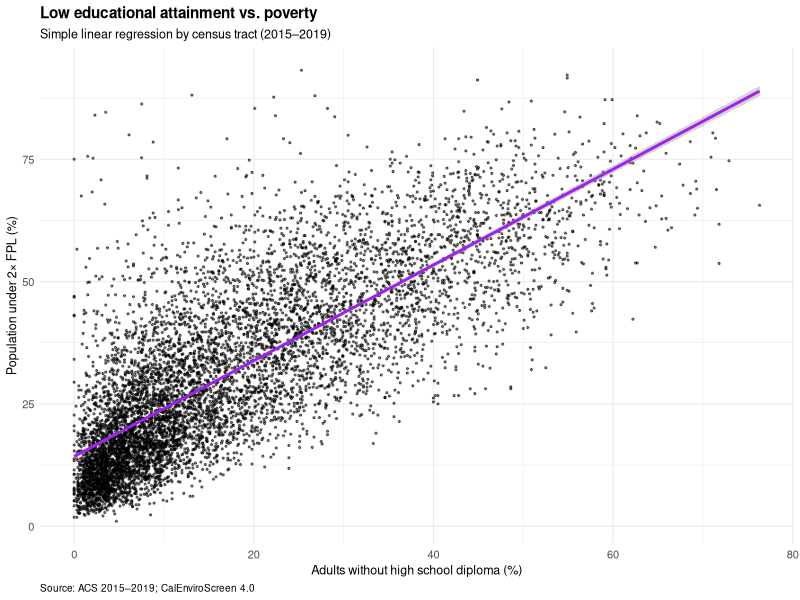
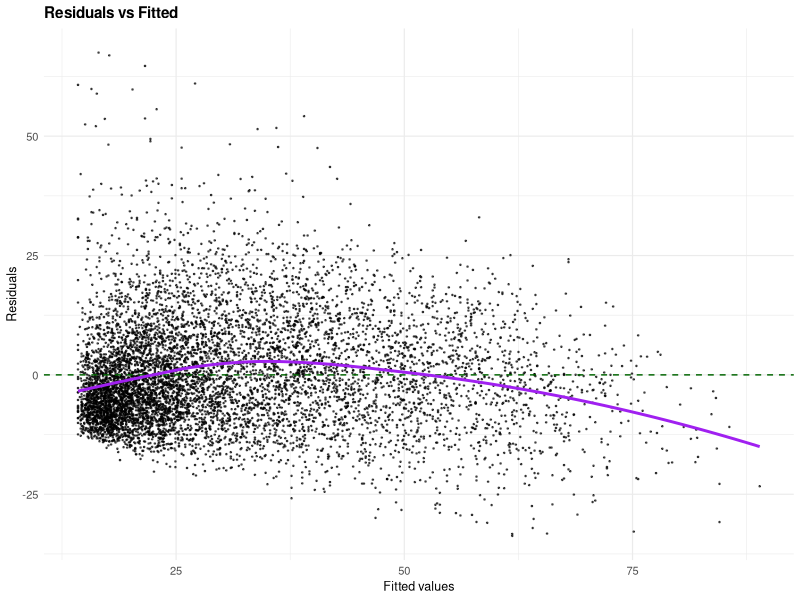
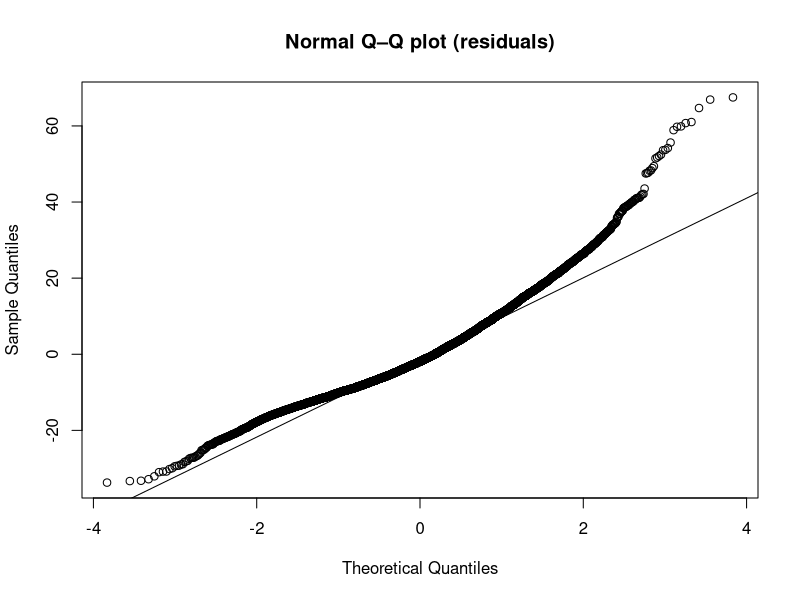
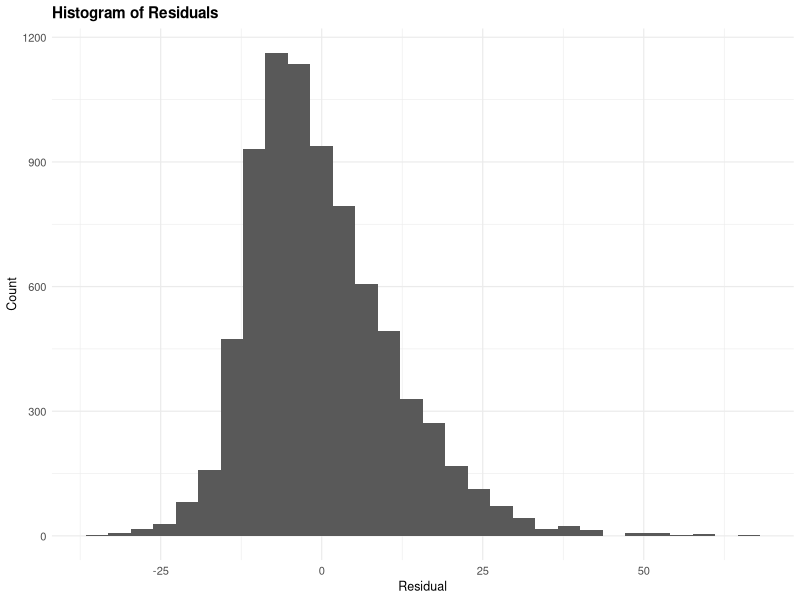
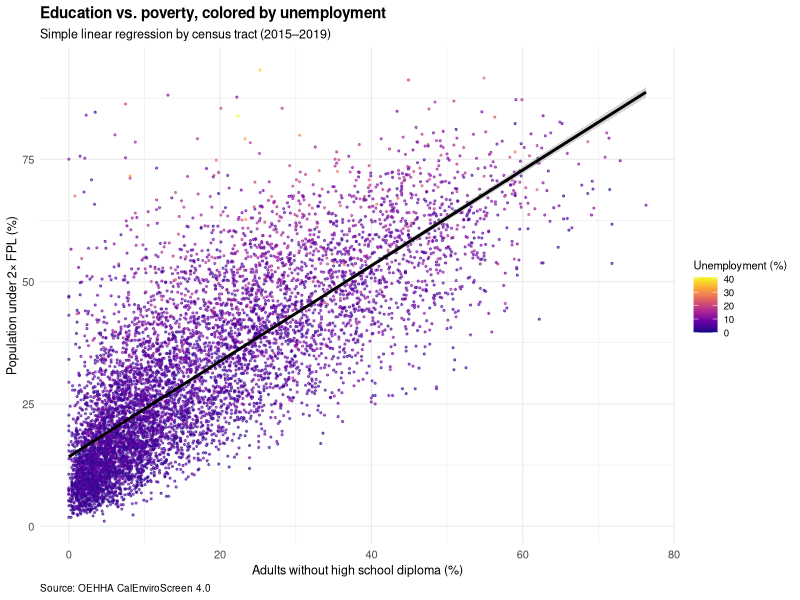

Generate these figures, in order, with R:
## ---- chunk 1
#libraries
library(dplyr)
library(ggplot2)
library(broom)
library(readr)
library(knitr)

#load data
ces_df <- read.csv("CalEnviroScreen_4.0_data.csv") #CalEnviroScreen (ces) dataframe

#coerce to numeric & drop NAs
df_3vars <- ces_df %>%
  transmute(
    pov = suppressWarnings(as.numeric(pov)),
    edu = suppressWarnings(as.numeric(edu)),
    unemp = suppressWarnings(as.numeric(unemp))
  ) %>%
  filter(!is.na(pov), !is.na(edu), !is.na(unemp))

to_analyze_df <- ces_df %>%
transmute(
  pov = suppressWarnings(as.numeric(pov)),
  edu = suppressWarnings(as.numeric(edu))) %>%
filter(!is.na(pov), !is.na(edu))

# Set a global theme for all plots
theme_set(
  theme_minimal(base_size = 9) +
    theme(
      plot.title = element_text(face = "bold"),
      plot.caption = element_text(hjust = 0)
    )
)
theme_update(
  plot.title = element_text(face = "bold", size = 11),
  plot.subtitle= element_text(size = 9),
  axis.title = element_text(size = 9),
  axis.text = element_text(size = 8),
  legend.title = element_text(size = 8),
  legend.text = element_text(size = 7)
)

# Models
lm_fit <- lm(pov ~ edu, data=to_analyze_df) #predictor (x): edu, outcome (y): pov; simple linear regression (primary)
lm_fit2 <- lm(pov ~ edu + unemp, data=df_3vars) #predictor (x): edu, outcome (y): pov, for model with unemployment included 

# vars for inline references
n_obs    <- nobs(lm_fit)
coefs <- coef(lm_fit)
intercept <- coef(lm_fit)[1]
slope <- coef(lm_fit)[2] 
r2 <- summary(lm_fit)$r.squared
p_val <- broom::tidy(lm_fit) %>% 
  filter(term == "edu") %>% pull(p.value)

conf_int <- confint(lm_fit)["edu", ]

# Second model vars
n_obs2 <- stats::nobs(lm_fit2)
intercept2 <- coef(lm_fit2)[1]
slope2 <- coef(lm_fit2)["edu"]
r22 <- summary(lm_fit2)$r.squared

# Descriptive stats table
# Descriptive stats table
summ_tbl <- bind_rows(
  df_3vars |> summarize(
    Variable = "Poverty",
    Mean = mean(pov), SD = sd(pov), Min = min(pov),
    `25th` = quantile(pov, .25),
    Median = median(pov),
    `75th` = quantile(pov, .75),
    Max = max(pov)
  ),
  df_3vars |> summarize(
    Variable = "Low Education",
    Mean = mean(edu), SD = sd(edu), Min = min(edu),
    `25th` = quantile(edu, .25),
    Median = median(edu),
    `75th` = quantile(edu, .75),
    Max = max(edu)
  ),
  df_3vars |> summarize(
    Variable = "Unemployment",
    Mean = mean(unemp), SD = sd(unemp), Min = min(unemp),
    `25th` = quantile(unemp, .25),
    Median = median(unemp),
    `75th` = quantile(unemp, .75),
    Max = max(unemp)
  )
) |>
  dplyr::mutate(dplyr::across(Mean:Max, ~ round(.x, 2)))

# Single N for the whole table
N <- nrow(df_3vars)

# Formatted for printing (append % to distribution columns)
summ_tbl_fmt <- summ_tbl |>
  dplyr::mutate(
    dplyr::across(
      c(Mean, SD, Min, `25th`, Median, `75th`, Max),
      ~ sprintf("%.1f%%", .x)
    )
  )

## ---- chunk 2
library(kableExtra)

kable(
  summ_tbl_fmt,
  caption = paste0(
    "Descriptive statistics for ", N, " census tracts from the supplemental dataset including unemployment. Distributions represent tract-level rates (percentages) for each variable and summarize the mean, standard deviation, minimum, 25th percentile, median (50th percentile), 75th percentile, and maximum values."
  ),
  booktabs = TRUE,
  linesep = ""
) |>
  # group header over columns 2–8
  add_header_above(c(" " = 1, "Distribution (percent)" = 7)) |>
  kable_styling(
    full_width = FALSE,
    font_size = 8,
    latex_options = c("hold_position", "striped", "condensed", "scale_down")
  ) |>
  column_spec(1, width = "10em") |>
  # no vertical borders here
  column_spec(2:8, width = "3.5em")
## ---- chunk 3
# correlation matrix for the key variables 
cor_tbl <- cor(
  df_3vars[, c("pov", "edu", "unemp")],
  use = "pairwise.complete.obs"
)
## ---- chunk 4
#| fig-width: 5.25 #override to make bigger
#| fig-height: 3.2
#| fig-cap: !expr 'sprintf("California census tracts (2015–2019): each +1 pp in adults without HS diploma is associated with %.2f pp higher poverty (OLS). $R^2$ = %.2f.", slope, r2)'


eq_math <- sprintf("y == %.3f + %.3f * x ~ \",\" ~ R^2 == %.3f", intercept, slope, r2) # create equation text

#scatter plot with regression
ggplot(to_analyze_df, aes(edu, pov)) +
  geom_point(alpha = 0.5, size = 0.45) +
  geom_smooth(method = "lm", se = TRUE, color = "purple") +
  labs(
    title = "Low educational attainment vs. poverty",
    subtitle = "Simple linear regression by census tract (2015–2019)",
    x = "Adults without high school diploma (%)",
    y = "Population under 2× FPL (%)",
    caption = "Source: ACS 2015–2019; CalEnviroScreen 4.0"
  )
## ---- chunk 5
#| fig-cap: "Residuals vs. fitted values for the simple OLS (poverty ~ education). Each point shows how much the model’s prediction differs from the actual poverty rate for each census tract, and the purple line shows the general trend in these residuals. The point clustering and trend line curvature suggests the model may suggest dependence of errors and heteroscedasticity."
resid_df <- data.frame(.fitted = fitted(lm_fit), .resid = resid(lm_fit))
ggplot(resid_df, aes(.fitted, .resid)) +
  geom_point(alpha = .6, size = .25) +
  geom_hline(yintercept = 0, linetype = "dashed", color="darkgreen") +
  geom_smooth(method = "loess", se = FALSE, color = "purple") +
  labs(x = "Fitted values", y = "Residuals", title = "Residuals vs Fitted")
## ---- chunk 6
#| fig-cap: "Normal Q–Q plot of residuals. Points near the line indicate approximate normality; curvature indicates deviations from normality."
qqnorm(resid(lm_fit), main = "Normal Q–Q plot (residuals)")
qqline(resid(lm_fit))
## ---- chunk 7
#| fig-cap: "Histogram of residuals. A roughly bell-shaped, symmetric distribution supports the normal-errors assumption, skew indicates deviations from normality."

ggplot(data.frame(res = resid(lm_fit)), aes(x = res)) +
  geom_histogram(bins = 30) +
  labs(x = "Residual", y = "Count", title = "Histogram of Residuals")
## ---- chunk 8
#| fig-width: 5.25 
#| fig-height: 3.2 
#| fig-dpi: 300
#| fig-cap: !expr 'sprintf("California census tracts (2015–2019). Poverty is higher where educational attainment is lower: each +1 %% point in adults without a HS diploma is associated with %.2f pp higher poverty (OLS), $R^2$ = %.2f.", slope2, r22)'


#plot for scatter with unemp included as color only
ggplot(df_3vars, aes(edu, pov, color = unemp)) +
  geom_point(alpha = 0.55, size = 0.45) +
  scale_color_viridis_c(name = "Unemployment (%)", option = "plasma") +
  geom_smooth(method = "lm", se = TRUE, color = "black") +
  labs(
    title = "Education vs. poverty, colored by unemployment",
    subtitle = "Simple linear regression by census tract (2015–2019)",
    x = "Adults without high school diploma (%)",
    y = "Population under 2× FPL (%)",
    caption = "Source: OEHHA CalEnviroScreen 4.0"
  ) +
  guides(color = guide_colorbar(barheight = unit(40, "pt")))
